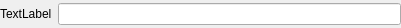
<?xml version="1.0" encoding="UTF-8"?>
<ui version="4.0">
 <class>ConditionElement</class>
 <widget class="QWidget" name="ConditionElement">
  <property name="geometry">
   <rect>
    <x>0</x>
    <y>0</y>
    <width>401</width>
    <height>28</height>
   </rect>
  </property>
  <property name="windowTitle">
   <string>Form</string>
  </property>
  <widget class="QWidget" name="layoutWidget">
   <property name="geometry">
    <rect>
     <x>0</x>
     <y>0</y>
     <width>401</width>
     <height>28</height>
    </rect>
   </property>
   <layout class="QHBoxLayout" name="horizontalLayout">
    <item>
     <widget class="QLabel" name="labelNumber">
      <property name="text">
       <string>TextLabel</string>
      </property>
     </widget>
    </item>
    <item>
     <widget class="QLineEdit" name="lineEditData"/>
    </item>
   </layout>
  </widget>
 </widget>
 <resources/>
 <connections/>
</ui>
